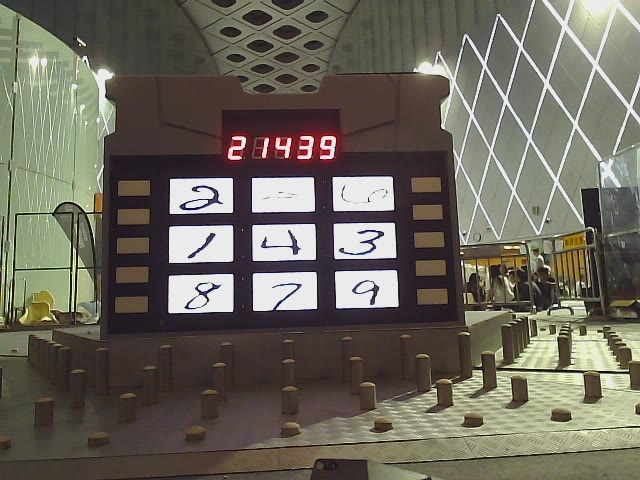
#> input picture controller/rune03.png, 640 x 480 px, given in place of buff_test_video_00.mpeg, which was not available
$ python grid_recognition.py ../controller   (older library calls are emulated)
#> lines starting #> are read from the running program, lines starting #| are printed output that depends on the picture; after the words box and inside, x2 and y2 are one past the last pixel; in counts of white or black regions, pixels touching at a corner belong together; pictures that were not available may be replaced by others from this repository, and a replacement may not be noted
### number_searching/preprocess_for_number_recognition.py
import cv2
import numpy as np
from scipy.misc import imresize


draw_number_box_color = (255, 0, 255)


"""
Draw a box
"""
def draw_box(img, points, color):
    # cv2.line(img, (0,0), (100,100), color, 5)
    for i in range(len(points)):
        cv2.line(img, tuple(points[i]), tuple(points[(i+1)%(len(points))]), color, 10)


def general_number_extractor(src_img):
    # convert source iamge to gray scale and resize
    gray = cv2.cvtColor(src_img, cv2.COLOR_BGR2GRAY)
    gray = imresize(gray, [50, 80])

    # blur
    # gray = cv2.medianBlur(gray,13)
    blur = cv2.GaussianBlur(gray,(5,5),0)

    # threshold
    # ret, gray = cv2.threshold(blur,0,255,cv2.THRESH_BINARY+cv2.THRESH_OTSU)
    gray = cv2.adaptiveThreshold(gray, 255, cv2.ADAPTIVE_THRESH_MEAN_C, \
                                 cv2.THRESH_BINARY, 15, 3)
    # ret, gray = cv2.threshold(gray, 127, 255, cv2.THRESH_BINARY)

    # bit wise inverse
    # gray = cv2.bitwise_not(gray)

    ######################
    kernel = np.ones([3, 3], np.uint8)
    gray = cv2.dilate(gray, kernel, iterations = 1)

    """
    # Mask used to flood filling.
    # Notice the size needs to be 2 pixels than the image.
    h, w = gray.shape[:2]
    mask = np.zeros((h+2, w+2), np.uint8)
    # print(mask)
    # print(gray)

    # Floodfill from point (0, 0)
    # cv2.floodFill(gray, mask, (50,0),255);

    # print(gray[49][0])

    gray = cv2.erode(gray, kernel, iterations = 1)
    """

    return gray


def rim_extractor(src_img, color):
    # select color that draw by us
    defined_color = np.array(list(color))
    gray = cv2.inRange(src_img, defined_color, defined_color)

    # resize
    gray = imresize(gray, [50, 80])

    # threshold
    ret, gray = cv2.threshold(gray,0,255,cv2.THRESH_BINARY+cv2.THRESH_OTSU)

    # enlarge rim a little bit
    kernel = np.ones([5, 5], np.uint8)
    gray = cv2.dilate(gray, kernel, iterations = 1)


    return gray


def region_of_interest(img, box):
    x0, y0 = box[1]
    x1, y1 = box[3]
    # The following number should be in range:
    x0 = max(int(round(x0)), 0)
    x1 = min(int(round(x1)), img.shape[1])
    y0 = max(int(round(y0)), 0)
    y1 = min(int(round(y1)), img.shape[0])
    roi = np.copy(img[y0:y1, x0:x1])
    return roi


"""
This function will extract roi after the number boxes have been found
"""
def preprocess_for_number_recognition(src_img, rects, number_boxes):
    global draw_number_box_color
    number_boxes_regions_list = list()
    box_index = 0

    for box in number_boxes:

        # prepare for extracting process
        general_number_temp = general_number_extractor(region_of_interest(src_img, box))
        draw_box(src_img, box, draw_number_box_color) # draw the rim
        rim_temp = rim_extractor(region_of_interest(src_img, box), draw_number_box_color)

        box_center = rects[box_index][0]
        cv2.circle(src_img, (int(round(box_center[0])), int(round(box_center[1]))), 1, (0,0,255), 5)


        # extracting
        roi_temp = rim_temp + general_number_temp

        kernel = np.ones([3, 3], np.uint8)
        extracted_result = cv2.erode(roi_temp, kernel, iterations = 1)

        number_boxes_regions_list.append(extracted_result)

        # update loop variable
        box_index += 1

    return number_boxes_regions_list

### number_searching/grid_recognition.py
import cv2, sys, rospy, math
import numpy as np
from scipy.misc import imresize

file_dir = None
is_debug_mode = True


"""
Parse the file direction from argv and load the image
"""
def read_image_from_file():

    # parse the file direction
    file_dir = None
    if(len(sys.argv)>1):
        file_dir = sys.argv[1]
    else:
        print("Error: No file name provided")
        exit()

    # load the image and return
    img = cv2.imread(file_dir)
    return img


"""
Pre-processing image
"""
def preprocessing_for_number_searching(src_img):
    # convert source iamge to gray scale
    gray = cv2.cvtColor(src_img, cv2.COLOR_BGR2GRAY)
    # gray = cv2.GaussianBlur(gray,(5,5),0)

    # threshold
    gray = cv2.adaptiveThreshold(gray, 255, cv2.ADAPTIVE_THRESH_MEAN_C, \
                                 cv2.THRESH_BINARY, 15, 3)
    # ret, gray = cv2.threshold(gray, 127, 255, cv2.THRESH_BINARY)

    # blur
    gray = cv2.medianBlur(gray,3)
    # gray = cv2.GaussianBlur(gray,(5,5),0)

    return gray


"""
Analysis and filter contours
"""
def analysis_and_filter_contours_for_number_searching(contours):
    ratio = 28.0 / 16.0
    sudokuWidth = 66#127
    sudokuHeight = 38#71
    angleTolerance = 6
    ratioToleranceRate = 0.2
    dimensionsToleranceRate = 0.4

    num = 0

    contours_filtered = list()
    rects = list()
    boxes = list()
    for contour in contours:
        tempRect = cv2.minAreaRect(contour)
        # if is_debug_mode:
        #     print("[Debug] tempRect:", tempRect)

        width = tempRect[1][0]
        height = tempRect[1][1]

        if not (width > height):
            # tempRect = cv2.boxPoints((tempRect[0],(tempRect[1][0],tempRect[1][1]),tempRect[2] + 90.0))
            tempRect = (tempRect[0],(tempRect[1][1],tempRect[1][0]),tempRect[2] + 90.0)
            width = tempRect[1][0]
            height = tempRect[1][1]

        if(height==0):
            height = -1

        ratio_cur = width / height

        if (ratio_cur > (1.0-ratioToleranceRate) * ratio and \
            ratio_cur < (1.0+ratioToleranceRate) * ratio and \
			width > (1.0-dimensionsToleranceRate) * sudokuWidth and \
            width < (1.0+dimensionsToleranceRate) * sudokuWidth and \
			height > (1.0-dimensionsToleranceRate) * sudokuHeight and \
            height < (1.0+dimensionsToleranceRate) * sudokuHeight and \
			((tempRect[2] > -angleTolerance and tempRect[2] < angleTolerance) or \
              tempRect[2] < (-180+angleTolerance) or \
              tempRect[2] > (180-angleTolerance))
        ):
              contours_filtered.append(contour)
              rects.append(tempRect)
              if (is_debug_mode):
                  tempRect_points = cv2.boxPoints(tempRect)
                  boxes.append(tempRect_points)

    return contours_filtered, rects, boxes


"""
This function get rid of redundancy number boxes
"""
def filter_redundancy_boxes(contours, rects, number_boxes):
    bad_box_indexs = list()
    dist_toleration = 10

    for rect_i in range(len(rects)):
        if rect_i not in bad_box_indexs:
            for rect_j in range(rect_i+1, len(rects)):
                rect_i_center_x = rects[rect_i][0][0]
                rect_i_center_y = rects[rect_i][0][1]
                rect_j_center_x = rects[rect_j][0][0]
                rect_j_center_y = rects[rect_j][0][1]

                dist_x = abs(rect_i_center_x - rect_j_center_x)
                dist_y = abs(rect_i_center_y - rect_j_center_y)

                dist_ij = dist_x**2 + dist_y**2

                if dist_ij < dist_toleration**2:
                    rect_i_area = rects[rect_i][1][0] * rects[rect_i][1][1]
                    rect_j_area = rects[rect_j][1][0] * rects[rect_j][1][1]

                    if rect_i_area < rect_j_area:
                        bad_box_indexs.append(rect_j)
                    else:
                        bad_box_indexs.append(rect_i)

    good_contours = list()
    good_rects = list()
    good_boxes = list()
    for i in range(len(number_boxes)):
        if i not in bad_box_indexs:
            good_contours.append(contours[i])
            good_rects.append(rects[i])
            good_boxes.append(number_boxes[i])

    return good_contours, good_rects, good_boxes, bad_box_indexs


"""
This function get rid of outlier number boxes
"""
def filter_outlier_boxes(contours, rects, number_boxes):
    dist_list = [0.0] * len(rects)

    for rect_i in range(len(rects)):
        for rect_j in range(rect_i+1,len(rects)):
            rect_i_center_x = rects[rect_i][0][0]
            rect_i_center_y = rects[rect_i][0][1]
            rect_j_center_x = rects[rect_j][0][0]
            rect_j_center_y = rects[rect_j][0][1]

            dist_x = abs(rect_i_center_x - rect_j_center_x)
            dist_y = abs(rect_i_center_y - rect_j_center_y)

            dist_ij = dist_x**2 + dist_y**2

            dist_list[rect_i] += dist_ij
            dist_list[rect_j] += dist_ij

    # print min(dist_list)

    bad_box_indexs = list()
    good_contours = list()
    good_rects = list()
    good_boxes = list()
    for i in range(min(9, len(rects))):
        current_min_index = dist_list.index(min(dist_list))

        bad_box_indexs.append(dist_list.pop(current_min_index))
        good_contours.append(contours.pop(current_min_index))
        good_rects.append(rects.pop(current_min_index))
        good_boxes.append(number_boxes.pop(current_min_index))

    return good_contours, good_rects, good_boxes, bad_box_indexs


"""
Major structure here
"""
def number_search(src_img):

    #preprocessing image
    processed_img = preprocessing_for_number_searching(src_img)
    # processed_img = preprocessing_for_number_recognition(src_img)
    # cv2.imshow('processed_img', processed_img)
    # cv2.waitKey(0)

    #find contours
    im2, contours, hierarchy = cv2.findContours(processed_img, cv2.RETR_TREE, cv2.CHAIN_APPROX_NONE)
    # cv2.drawContours(src_img, contours, -1, (255,0,0), 3)
    # print(contours[0])

    #Analysis to get boxes
    contours, rects, number_boxes = analysis_and_filter_contours_for_number_searching(contours)
    # cv2.drawContours(src_img, contours, -1, (255,0,255), 3)

    #Avoid redundancy boxes
    contours, rects, number_boxes, _ = filter_redundancy_boxes(contours, rects, number_boxes)
    # print(bad_box_indexs)
    # print(number_boxes)

    #Avoid outliers
    contours, rects, number_boxes, _ = filter_outlier_boxes(contours, rects, number_boxes)

    #Extracting infomation for number recognition
    from preprocess_for_number_recognition import preprocess_for_number_recognition
    number_boxes_regions_list = preprocess_for_number_recognition(src_img, rects, number_boxes)

    if is_debug_mode:
        print("The size of filtered contour list is:", len(contours))
        # print(cv2.minAreaRect(contours[0]))

    return src_img, number_boxes_regions_list, rects


"""
Main function (for testing)
"""
if __name__ == "__main__":
    """ ================ Testing with image files (START) ================ """
    """
    from matplotlib import pyplot as plt

    #load src image
    src_img = read_image_from_file()
    src_img, number_boxes_regions_list, _ = number_search(src_img)

    cv2.imshow('src_img', src_img)


    for i in range(len(number_boxes_regions_list)):
        cv2.imshow("single_test"+str(i), number_boxes_regions_list[i])
        cv2.waitKey(0)

        plt.subplot(3,3,i+1),plt.imshow(number_boxes_regions_list[i],'gray')
        plt.title(str(i))
        # plt.xticks([]),plt.yticks([])

        # cv2.imshow(str(i), number_boxes_regions_list[i])
        # np.stack()

    plt.show()
    key = cv2.waitKey(0)

    """
    """ ================= Testing with image files (END) ================= """

    """ ================ Testing with video files (START) ================ """
    # """
    # cam = cv2.VideoCapture('./../Buff2017.mp4')
    cam = cv2.VideoCapture('../../buff_test_video_00.mpeg')
    # cam = cv2.VideoCapture(1)

    # Define the codec and create VideoWriter object
    # fourcc = cv2.VideoWriter_fourcc(*'XVID')
    # fourcc = cv2.VideoWriter_fourcc(*'FMP4')
    fourcc = cv2.VideoWriter_fourcc(*'H264')
    out = None#cv2.VideoWriter('output.avi',fourcc, 20.0, (640,480))

    frame_num = 1
    segment_num = 1
    frame_rate = 24
    recording = False

    while True:
        ret, frame = cam.read()
#> frame is the input picture: shape (480, 640, 3); mean B, G, R 91.8, 102.8, 107.4
        assert ret == True

        src_img, number_boxes_regions_list, _ = number_search(frame)
#> in preprocessing_for_number_searching, `gray = cv2.adaptiveThreshold(gray, 255, cv2.ADAPTIVE_THRESH_MEAN_C, \ ..`:
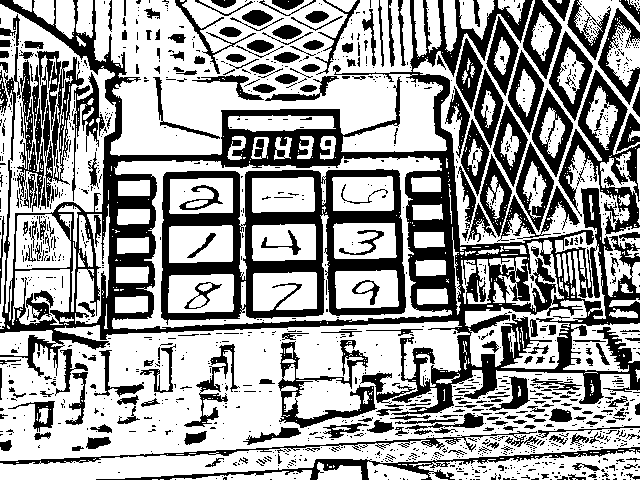
#> gray: shape (480, 640); 62.2% white; 1397 black regions (1135 under 20 px), largest, box (x1, y1, x2, y2) and area: (0, 0, 640, 415) 42783, (161, 169, 406, 325) 13657, (558, 70, 640, 235) 3893
#> in preprocessing_for_number_searching, `gray = cv2.medianBlur(gray,3)`:
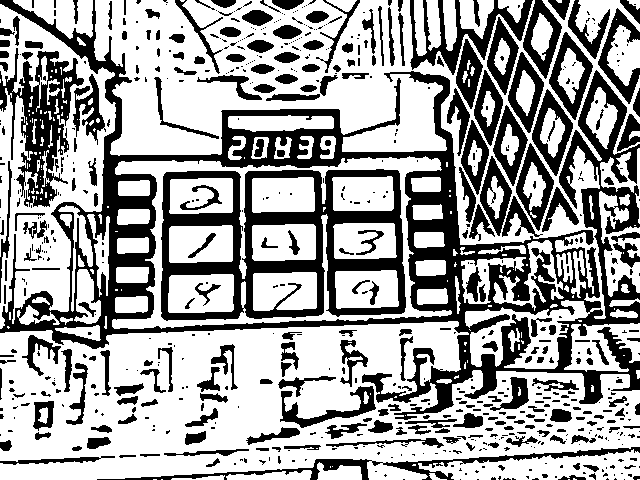
#> gray: shape (480, 640); 63.3% white; 690 black regions (438 under 20 px)
#> in number_search, `im2, contours, hierarchy = cv2.findContours(processed_img, cv2.RETR_TR..`: contours = 895 contours, 525 with area under 20; largest, box (x1, y1, x2, y2) and area: (0, 321, 640, 480) 74492, (94, 0, 640, 369) 72002, (112, 156, 452, 329) 41590, (160, 168, 407, 322) 34679, (0, 4, 116, 329) 16357
#> the loop in analysis_and_filter_contours_for_number_searching, `for contour in contours:` made 895 passes
#> (contour, tempRect, ratio_cur) on passes 1, 2, 3, 10, 48, 49, 50: ([[637, 479], [638, 479], [639, 479], [638, 479]], ((638, 479), (2, 0), 0), -2), ([[568, 479], [569, 479]], ((568.5, 479), (1, 0), 0), -1), ([[161, 479], [162, 479]], ((161.5, 479), (1, 0), 0), -1), ([[330, 466], [330, 467]], ((330, 466.5), (1, 0), -90), -1), ([[467, 360], [467, 361], [467, 362], [467, 361]], ((467, 361), (2, 0), -90), -2), ([[623, 355], [624, 355]], ((623.5, 355), (1, 0), 0), -1), ([[464, 350], [464, 351], [465, 351], [465, 350]], ((464.5, 350.5), (1, 1), 0), 1)
#> (tempRect, ratio_cur, tempRect_points) on pass 60: (((601.5, 347), (75, 48), 0), 1.56, [[564, 371], [564, 323], [639, 323], [639, 371]])
#> after the loop in analysis_and_filter_contours_for_number_searching, `for contour in contours:`: boxes = 12 items; contours_filtered = 12 contours; largest, box (x1, y1, x2, y2) and area: (168, 274, 234, 313) 2368, (169, 225, 233, 263) 2240, (564, 323, 640, 372) 2213, (335, 270, 399, 309) 2213, (252, 224, 316, 261) 2193; rects = 12 items
#> in number_search, `contours, rects, number_boxes = analysis_and_filter_contours_for_numbe..`: contours has the same summary as contours_filtered in analysis_and_filter_contours_for_number_searching
#> the loop in filter_redundancy_boxes, `for rect_i in range(len(rects)):` made 12 passes
#> after the loop in filter_redundancy_boxes, `for rect_i in range(len(rects)):`: bad_box_indexs = []
#> the loop in filter_redundancy_boxes, `for i in range(len(number_boxes)):` made 12 passes
#> after the loop in filter_redundancy_boxes, `for i in range(len(number_boxes)):`: good_boxes = 12 items; good_contours has the same summary as contours_filtered in analysis_and_filter_contours_for_number_searching
#> in filter_outlier_boxes, `dist_list = [0.0] * len(rects)`: dist_list = [0, 0, 0, 0, 0, 0, 0, 0, 0, 0, 0, 0]
#> the loop in filter_outlier_boxes, `for rect_i in range(len(rects)):` made 12 passes
#> after the loop in filter_outlier_boxes, `for rect_i in range(len(rects)):`: dist_list = [1491342.3, 747375.8, 485348.1, 350821.9, 382696.5, 446716, 315324.7, 346577.9, 465369.2, 335678.2, 365218.9, 1653585.3]
#> the loop in filter_outlier_boxes, `for i in range(min(9, len(rects))):` made 9 passes
#> current_min_index on passes 1 to 9: 6, 8, 6, 3, 6, 3, 3, 3, 2
#> after the loop in filter_outlier_boxes, `for i in range(min(9, len(rects))):`: bad_box_indexs = [315324.7, 335678.2, 346577.9, 350821.9, 365218.9, 382696.5, 446716, 465369.2, 485348.1]; contours = 3 contours; box (x1, y1, x2, y2) and area: (564, 323, 640, 372) 2213, (13, 0, 93, 39) 1586, (461, 257, 526, 304) 1280; dist_list = [1491342.3, 747375.8, 1653585.3]; good_boxes = 9 items; good_contours = 9 contours; largest, box (x1, y1, x2, y2) and area: (168, 274, 234, 313) 2368, (169, 225, 233, 263) 2240, (335, 270, 399, 309) 2213, (252, 224, 316, 261) 2193, (253, 272, 317, 311) 2139; good_rects = 9 items; number_boxes = [[[564, 371], [564, 323], [639, 323], [639, 371]], [[463, 304.2], [460.7, 259.6], [525, 256.4], [527.2, 300.9]], [[13, 38], [13, 0], [92, 0], [92, 38]]]; rects = [((601.5, 347), (75, 48), 0), ((494, 280.3), (64.32, 44.59), -2.86), ((52.5, 19), (79, 38), 0)]
#> in number_search, `contours, rects, number_boxes, _ = filter_outlier_boxes(contours, rect..`: contours has the same summary as good_contours in filter_outlier_boxes; rects = 9 items
#> the loop in preprocess_for_number_recognition, `for box in number_boxes:` made 9 passes
#> (box, ret in rim_extractor, box_center) on passes 1 to 4: ([[252, 260], [252, 224], [315, 224], [315, 260]], 113, (283.5, 242)), ([[252, 212.2], [251.4, 177.9], [313.7, 176.7], [314.4, 211]], 98, (282.9, 194.4)), ([[333, 258], [333, 223], [396, 223], [396, 258]], 97, (364.5, 240.5)), ([[253, 310.4], [252.1, 273.1], [316, 271.4], [316.9, 308.7]], 104, (284.5, 290.9))
#> box on passes 7 to 9: [[169, 262.5], [168.3, 226.1], [232, 224.8], [232.7, 261.3]], [[169, 213], [169, 178], [232, 178], [232, 213]], [[168, 312], [168, 274], [233, 274], [233, 312]]
#> pass 1, in region_of_interest, `roi = np.copy(img[y0:y1, x0:x1])`:
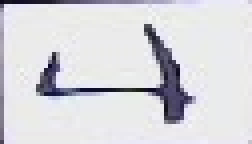
#> roi: shape (36, 63, 3) (shown 4 times larger); mean B, G, R 220.4, 215.5, 215.7
#> pass 1, in general_number_extractor, `blur = cv2.GaussianBlur(gray,(5,5),0)`:
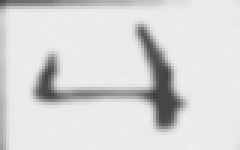
#> blur: shape (50, 80) (shown 3 times larger); min 64, max 238, mean 216.6
#> after the loop in preprocess_for_number_recognition, `for box in number_boxes:`:
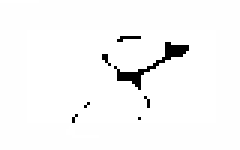
#> roi_temp: shape (50, 80) (shown 3 times larger); min 0, max 255, mean 247.9
#> after the loop in preprocess_for_number_recognition, `for box in number_boxes:`:
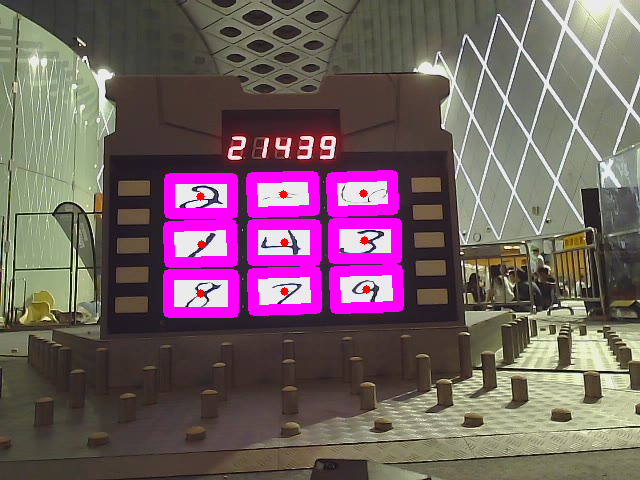
#> src_img: shape (480, 640, 3); 6.39% of pixels changed, all inside (x1, y1, x2, y2) = (163, 170, 404, 318)
#| The size of filtered contour list is: 9

        cv2.imshow('src_img', src_img)
        for i in range(len(number_boxes_regions_list)):
            cv2.imshow(str(i),number_boxes_regions_list[i])
#> this loop made 9 passes
#> pass 2, `cv2.imshow(str(i),number_boxes_regions_list[i])`:
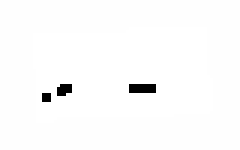
#> window '1': shape (50, 80) (shown 3 times larger); min 0, max 255, mean 251
            # np.stack()

        key = cv2.waitKey(1000/frame_rate) & 0xff
#> (key q is pressed here)
        if key == ord('q'):
            break
    # """
    """ ================= Testing with image files (END) ================= """

    cv2.destroyAllWindows()
